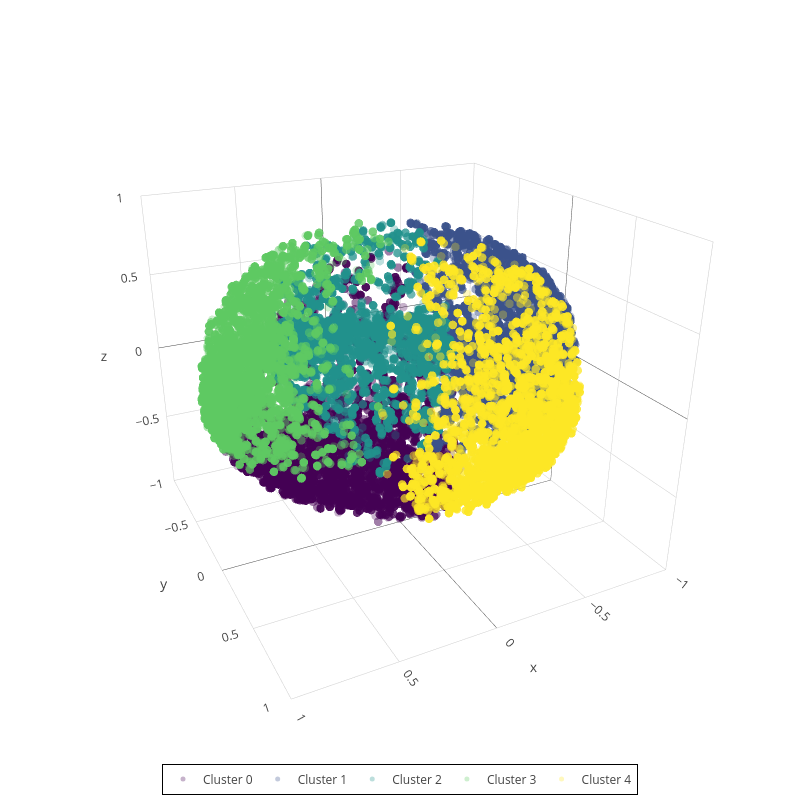

Source (notebook cell):
### Code cell
import plotly.graph_objs as go
from plotly.subplots import make_subplots
import matplotlib.colors as mcolors  # To convert colors to hex

colors = [
    mcolors.rgb2hex(cm.viridis(i)) for i in np.linspace(0, 1, len(unique_cluster_ids))
]

fig = make_subplots(rows=1, cols=1, specs=[[{"type": "scatter3d"}]])


# Convert index to row and column in a 2x2 grid
row, col = divmod(0, 1)


# Create traces for each cluster
for i, cluster_id in enumerate(unique_cluster_ids):
    mask = kmeans_txt_labels == cluster_id
    fig.add_trace(
        go.Scatter3d(
            x=pca_txt_3d_results[mask, 0],  # PC1
            y=pca_txt_3d_results[mask, 1],  # PC2
            z=pca_txt_3d_results[mask, 2],  # PC3
            mode="markers",
            marker=dict(size=5, color=colors[i], opacity=0.3),
            name=f"Cluster {cluster_id}",
        ),
        row=row + 1,
        col=col + 1,
    )

# Step 5: Set titles and layout
fig.update_layout(
    height=800,
    width=800,
    template="none",
    margin=dict(t=5, r=20, b=10, l=20),
    scene=dict(
        xaxis=dict(range=[-1, 1]),
        yaxis=dict(range=[-1, 1]),
        zaxis=dict(range=[-1, 1]),
        camera_eye=dict(x=1, y=2, z=1),
    ),
)

fig.update_layout(
    legend=dict(
        x=0.5,  # Center the legend horizontally
        y=-0.01,  # Place the legend below the plot
        xanchor="center",  # Align legend horizontally by its center
        yanchor="top",  # Align legend vertically by its top
        orientation="h",  # Arrange legend items horizontally
        bgcolor="rgba(255, 255, 255, 0.7)",  # Optional: Add a semi-transparent background
        bordercolor="black",  # Optional: Add a border
        borderwidth=1,  # Optional: Set border width
    )
)

# Step 6: Show plot
fig.show()

### Figure 1 — Plotly figure (JSON) as saved in the notebook; plotly's stock layout.template omitted (floating-point values rounded to 4 significant figures; data arrays with more than 128 entries replaced by an {"elided": "..."} marker saying what was removed)
{"data": [{"marker": {"color": "#440154", "opacity": 0.3, "size": 5}, "mode": "markers", "name": "Cluster 0", "scene": "scene", "type": "scatter3d", "x": {"elided": "14127 float values"}, "y": {"elided": "14127 float values"}, "z": {"elided": "14127 float values"}}, {"marker": {"color": "#3b528b", "opacity": 0.3, "size": 5}, "mode": "markers", "name": "Cluster 1", "scene": "scene", "type": "scatter3d", "x": {"elided": "17505 float values"}, "y": {"elided": "17505 float values"}, "z": {"elided": "17505 float values"}}, {"marker": {"color": "#21918c", "opacity": 0.3, "size": 5}, "mode": "markers", "name": "Cluster 2", "scene": "scene", "type": "scatter3d", "x": {"elided": "11016 float values"}, "y": {"elided": "11016 float values"}, "z": {"elided": "11016 float values"}}, {"marker": {"color": "#5ec962", "opacity": 0.3, "size": 5}, "mode": "markers", "name": "Cluster 3", "scene": "scene", "type": "scatter3d", "x": {"elided": "13791 float values"}, "y": {"elided": "13791 float values"}, "z": {"elided": "13791 float values"}}, {"marker": {"color": "#fde725", "opacity": 0.3, "size": 5}, "mode": "markers", "name": "Cluster 4", "scene": "scene", "type": "scatter3d", "x": {"elided": "12327 float values"}, "y": {"elided": "12327 float values"}, "z": {"elided": "12327 float values"}}], "layout": {"height": 800, "legend": {"bgcolor": "rgba(255, 255, 255, 0.7)", "bordercolor": "black", "borderwidth": 1, "orientation": "h", "x": 0.5, "xanchor": "center", "y": -0.01, "yanchor": "top"}, "margin": {"b": 10, "l": 20, "r": 20, "t": 5}, "scene": {"camera": {"eye": {"x": 1, "y": 2, "z": 1}}, "domain": {"x": [0, 1], "y": [0, 1]}, "xaxis": {"range": [-1, 1]}, "yaxis": {"range": [-1, 1]}, "zaxis": {"range": [-1, 1]}}, "width": 800}}
